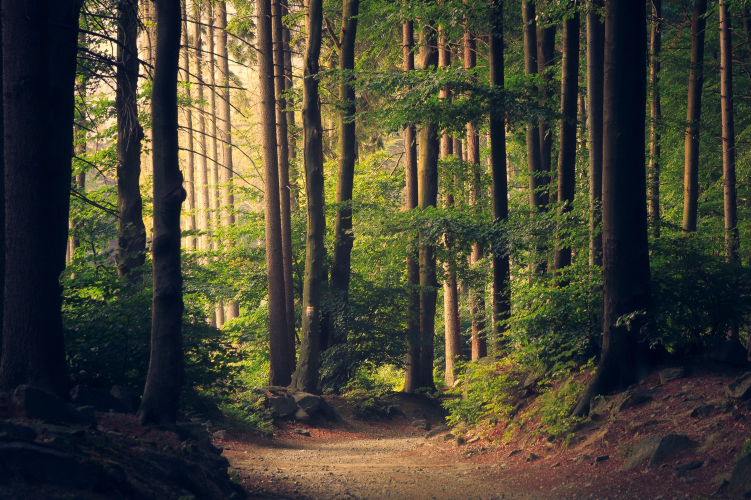
#> input picture assets/images/nature1.jfif, 1502 x 1000 px, given in place of cats.jpg, which was not available (shown at 1/2 size)
$ python contours.py
#> lines starting #> are read from the running program, lines starting #| are printed output that depends on the picture; after the words box and inside, x2 and y2 are one past the last pixel; in counts of white or black regions, pixels touching at a corner belong together; pictures that were not available may be replaced by others from this repository, and a replacement may not be noted
### spaces.py
import cv2 as cv
import matplotlib.pyplot as plt

def color_space_convert(image, conversion, show=False):

    options={
        'gray': cv.COLOR_BGR2GRAY,
        'hsv': cv.COLOR_BGR2HSV,
        'lab': cv.COLOR_BGR2LAB,
        'rgb': cv.COLOR_BGR2RGB
    }
    if conversion=='original':
        output=image
    else:
        color_space=options[conversion]
        output = cv.cvtColor(image, color_space)
    if show:
        cv.imshow(conversion+' Image', output)
        cv.waitKey(0)
    return output

def show_with_mat(image):
    plt.imshow(image)
    plt.show()

# [13 lines left out: functions hsv_convert_bgr, lab_convert_bgr, not called in this run]

# [8 lines that do not run on import are left out]


### basic.py
import cv2 as cv

# [7 lines left out: function gray_image, not called in this run]

def blur_image(image, mask, show=False):
    try:
        if mask%2==0:
            raise ValueError
        output_image = cv.GaussianBlur(image, (mask,mask), cv.BORDER_DEFAULT)

        if show:
            cv.imshow('Blurred Image', output_image)
            cv.waitKey(0)

        return output_image
    except ValueError:
        exit('Mask size must be uneven!')

# use as default th1=125, th2=175
# [44 lines left out: functions cascade_image, dilate_image, erode_image, resize_image, crop_image, not called in this run]

# [11 lines that do not run on import are left out]


### contours.py
import cv2 as cv
import numpy as np
from basic import blur_image
from spaces import color_space_convert

def canny_edge(image, th1=125, th2=175, show=False):
    output = cv.Canny(image, th1, th2)
    if show:
        cv.imshow('Canny Edge', output)
        cv.waitKey(0)

    return output

def find_contours(image, mode='list', approx='none', show=False):
    '''
    mode to find contours:
        tree = cv.RETR_TREE for all the hierarchical contours
        external = cv.RETR_EXTERNAL for all the external contours
        list = cv.RETR_LIST for all contours
    '''
    mode_options = {
        'tree': cv.RETR_TREE,
        'external': cv.RETR_EXTERNAL,
        'list': cv.RETR_LIST
    }
    if mode in mode_options:
        contour_mode = mode_options[mode]
    else:
        contour_mode = cv.RETR_LIST
    '''
    chain approximation methods:
        how to approximate the contours

        cv.CHAIN_APPROX_NONE does nothing and returns all the contours
        cv.CHAIN_APPROX_SIMPLE compresses all the contours that all returned into simple ones that make most sense
        takes all the points of the line and compresses into 1 line from the end points and excludes the points inbetween

    '''
    approximation_methods = {
        'none': cv.CHAIN_APPROX_NONE,
        'simple': cv.CHAIN_APPROX_SIMPLE
    }

    if approx in approximation_methods:
        chain_approx = approximation_methods[approx]
    else:
        chain_approx = cv.CHAIN_APPROX_NONE

    '''
    returns 2 values
        contours is a python list of all the coordinates of all the contours found on the image
        hierarchies refers to the hierarchical representation of contours
    '''

    contours, hierarchies = cv.findContours(image, contour_mode, chain_approx)
    if show:
        print(f'{len(contours)} contours were found!')
    return contours, hierarchies

def threshold_contour(image, min_th, max_th, show=False):
    '''
        looks at an image and tries to binaries that image (black and white)
        if min_th = 125 and max_th = 255 then
        if a pixel intensity is below 125, it'll be set to 0 (black)
        if a pixel intensity is above 125, it'll be set to 255 (white)
    '''
    ret, thresh = cv.threshold(image, min_th, max_th, cv.THRESH_BINARY)

    if show:
        cv.imshow('Thresh', thresh)
        cv.waitKey(0)

    return ret, thresh

def draw_contours(blank, contour_list, contour_index=-1, color=(0,0,255), thickness=2):
    cv.drawContours(blank, contour_list, contour_index, color, thickness=2)
    cv.imshow('Contours Drawn', blank)
    cv.waitKey(0)

if __name__=='__main__':
    image_file = 'assets/images/cats.jpg'
    img = cv.imread(image_file)
#> img is the input picture: shape (1000, 1502, 3); mean B, G, R 52.3, 67.9, 69.9
    blank = np.zeros(img.shape, dtype='uint8')

    gray_img = color_space_convert(img, 'gray')
#> in color_space_convert, `output = cv.cvtColor(image, color_space)`:
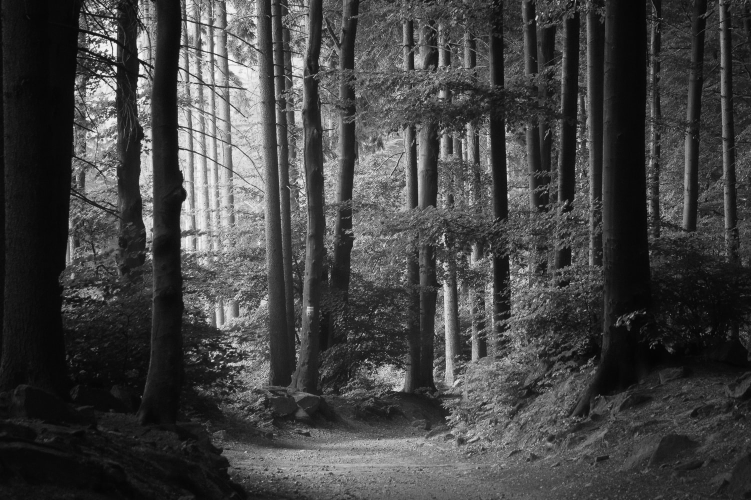
#> output: shape (1000, 1502) (shown at 1/2 size); min 1, max 250, mean 66.7
    blur = blur_image(gray_img, 5)
    canny = canny_edge(blur, 125, 175)
#> in canny_edge, `output = cv.Canny(image, th1, th2)`:
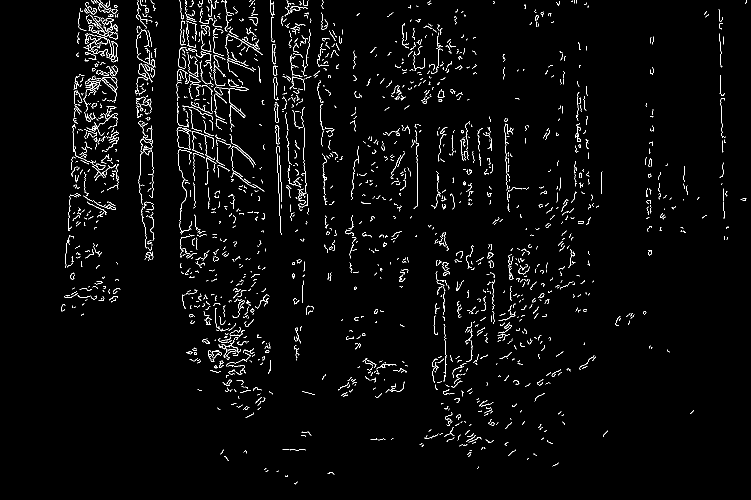
#> output: shape (1000, 1502) (shown at 1/2 size); 2.5% white in thin lines or dots, all inside (x1, y1, x2, y2) = (122, 0, 1494, 969)
    _, thresh = threshold_contour(gray_img, 125, 255, show=True)
#> in threshold_contour, `ret, thresh = cv.threshold(image, min_th, max_th, cv.THRESH_BINARY)`:
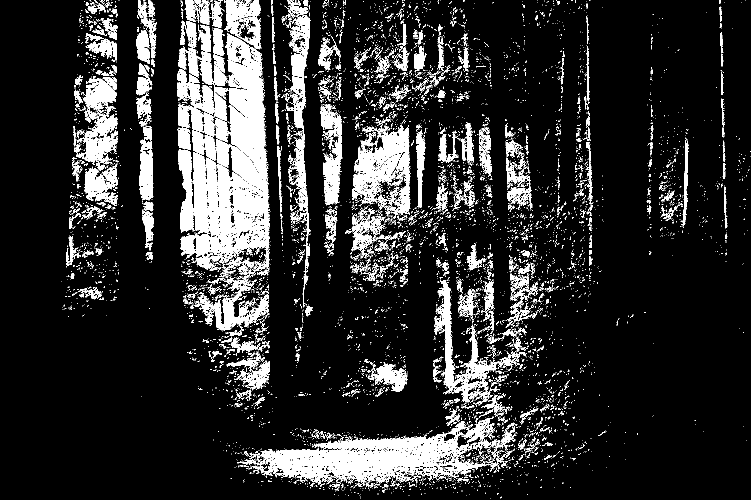
#> thresh: shape (1000, 1502) (shown at 1/2 size); 15.3% white; 7167 white regions (6596 under 20 px)
#> in threshold_contour, `ret, thresh = cv.threshold(image, min_th, max_th, cv.THRESH_BINARY)`: ret = 125
    find_contours(canny, show=True)
#> in find_contours, `contours, hierarchies = cv.findContours(image, contour_mode, chain_app..`: contours = 2111 contours, 2051 with area under 20; largest, box (x1, y1, x2, y2) and area: (222, 82, 235, 119) 192, (223, 82, 235, 115) 180, (546, 131, 556, 151) 95, (546, 132, 553, 151) 87, (289, 129, 299, 142) 62
#| 2111 contours were found!
    contours, h = find_contours(thresh, show=True)
#> in find_contours (call 2), `contours, hierarchies = cv.findContours(image, contour_mode, chain_app..`: contours = 11410 contours, 10799 with area under 20; largest, box (x1, y1, x2, y2) and area: (354, 66, 540, 551) 57941, (518, 833, 989, 973) 28174, (704, 249, 821, 430) 13894, (573, 30, 621, 615) 7731, (868, 559, 1052, 811) 7710
#| 11410 contours were found!

    draw_contours(blank, contours)
#> in draw_contours, `cv.drawContours(blank, contour_list, contour_index, color, thickness=2)`:
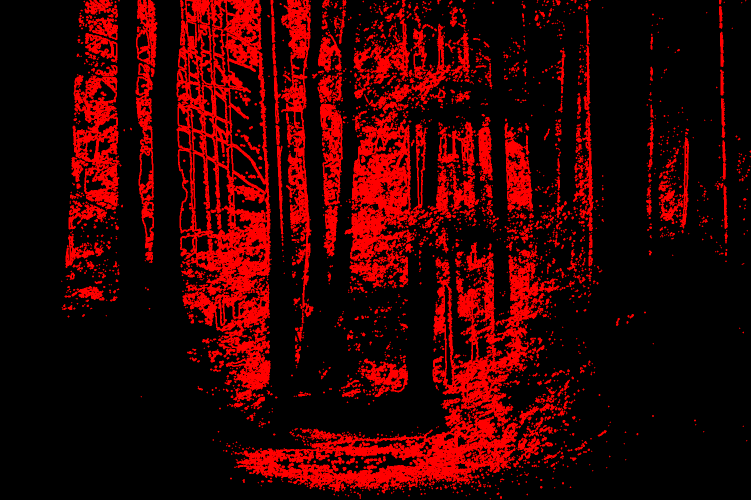
#> blank: shape (1000, 1502, 3) (shown at 1/2 size); mean of channels 0, 1, 2 0, 0, 52.2; drawn as B, G, R

$ run again, on assets/images/nature2.jfif
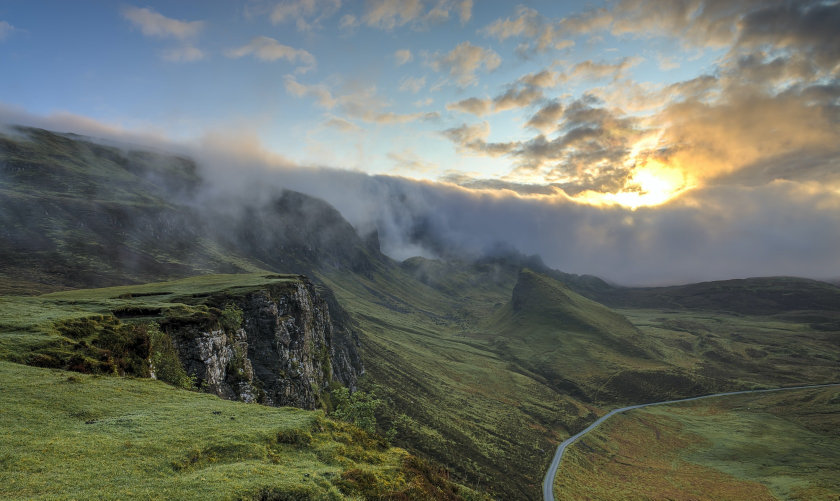
#> input picture assets/images/nature2.jfif, 1680 x 1001 px, given in place of cats.jpg, which was not available (shown at 1/2 size)
#> img is the input picture: shape (1001, 1680, 3); mean B, G, R 102.7, 111.5, 106.1
#> in threshold_contour, `ret, thresh = cv.threshold(image, min_th, max_th, cv.THRESH_BINARY)`:
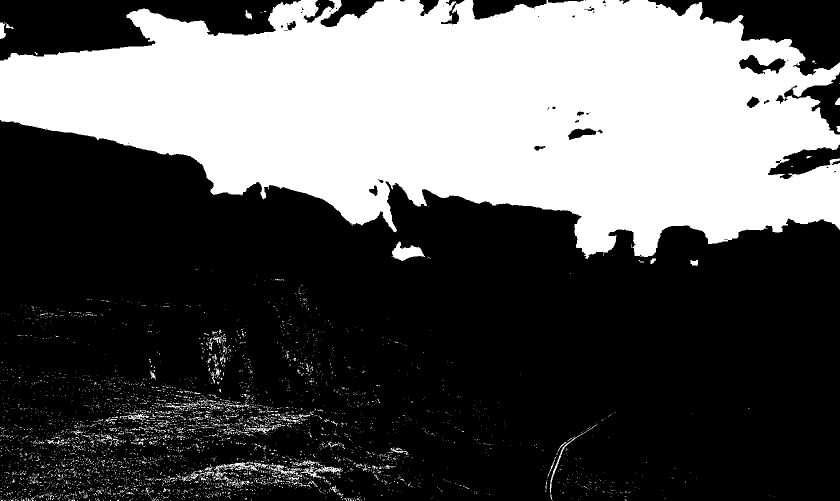
#> thresh: shape (1001, 1680) (shown at 1/2 size); 35.4% white; 4619 white regions (4451 under 20 px)
#> ret = 125
#> in find_contours, `contours, hierarchies = cv.findContours(image, contour_mode, chain_app..`: contours = 137 contours, all with area under 20
#| 137 contours were found!
#> in find_contours (call 2), `contours, hierarchies = cv.findContours(image, contour_mode, chain_app..`: contours = 4835 contours, 4754 with area under 20; largest, box (x1, y1, x2, y2) and area: (0, 0, 1680, 518) 571498, (1477, 109, 1572, 150) 1872, (783, 483, 850, 522) 1238, (1135, 256, 1194, 281) 792, (428, 924, 523, 960) 664
#| 4835 contours were found!
#> in draw_contours, `cv.drawContours(blank, contour_list, contour_index, color, thickness=2)`:
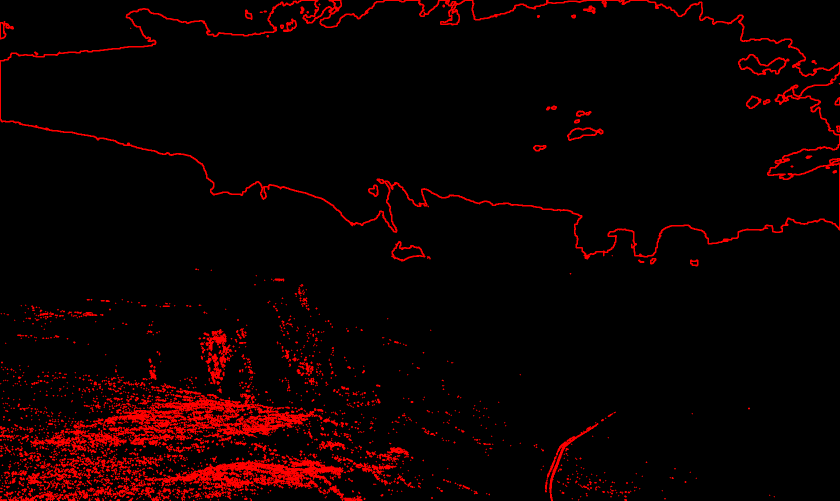
#> blank: shape (1001, 1680, 3) (shown at 1/2 size); mean of channels 0, 1, 2 0, 0, 14.5; drawn as B, G, R

$ run again, on assets/images/nature3.jfif
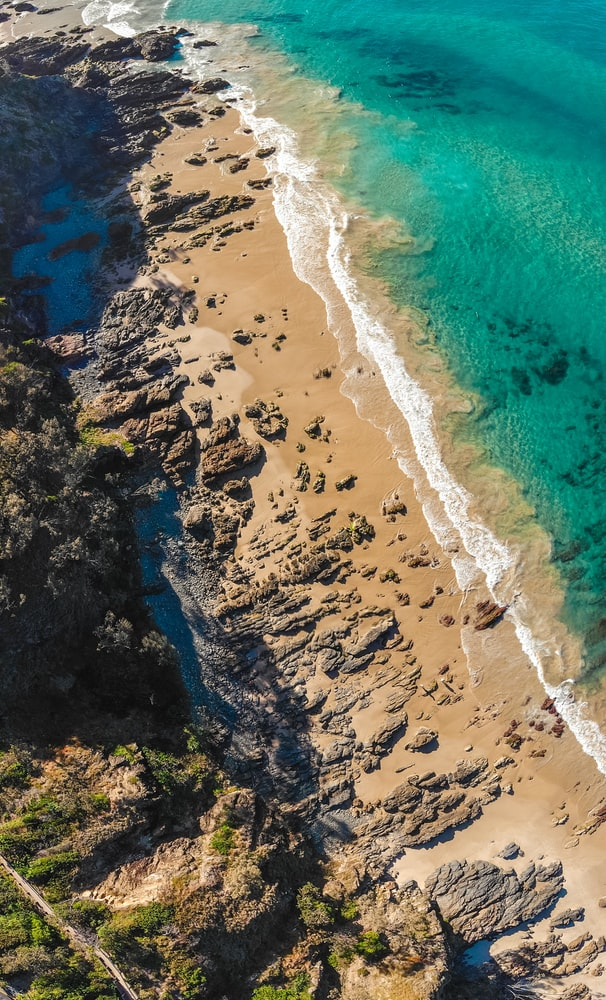
#> input picture assets/images/nature3.jfif, 606 x 1000 px, given in place of cats.jpg, which was not available
#> img is the input picture: shape (1000, 606, 3); mean B, G, R 98.2, 115.9, 103.9
#> in canny_edge, `output = cv.Canny(image, th1, th2)`:
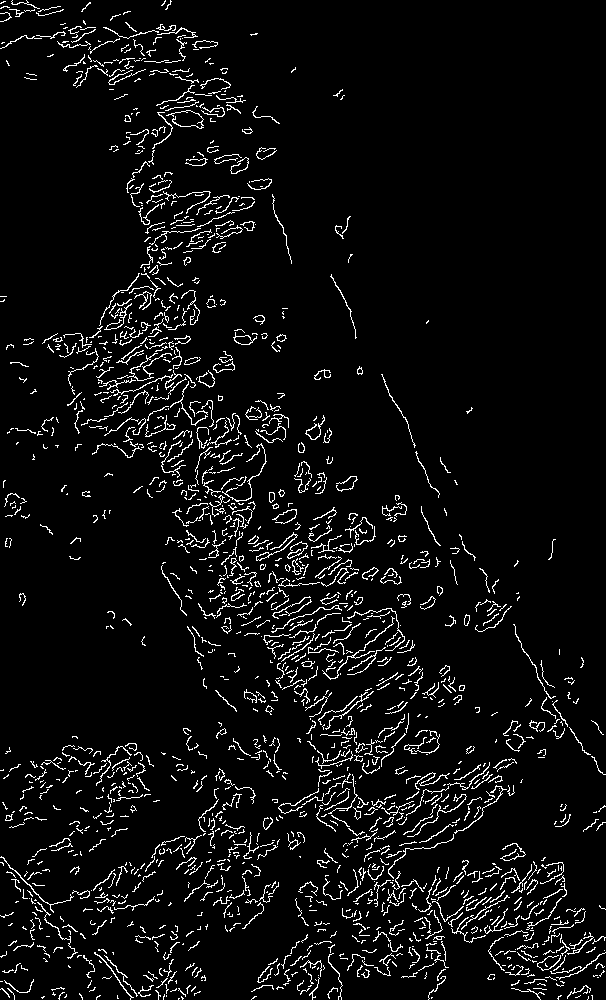
#> output: shape (1000, 606); 5.4% white in thin lines or dots
#> thresh: shape (1000, 606); 41.5% white; 3343 white regions (3118 under 20 px)
#> ret = 125
#> in find_contours, `contours, hierarchies = cv.findContours(image, contour_mode, chain_app..`: contours = 1682 contours, 1622 with area under 20; largest, box (x1, y1, x2, y2) and area: (233, 332, 257, 345) 126, (234, 335, 253, 345) 113, (256, 532, 298, 561) 88, (322, 616, 395, 680) 50, (256, 552, 270, 561) 49
#| 1682 contours were found!
#> in find_contours (call 2), `contours, hierarchies = cv.findContours(image, contour_mode, chain_app..`: contours = 6041 contours, 5638 with area under 20; largest, box (x1, y1, x2, y2) and area: (0, 0, 606, 1000) 234290, (69, 828, 227, 931) 4622, (329, 934, 448, 1000) 2886, (306, 605, 405, 684) 2669, (380, 758, 490, 815) 1872
#| 6041 contours were found!
#> in draw_contours, `cv.drawContours(blank, contour_list, contour_index, color, thickness=2)`:
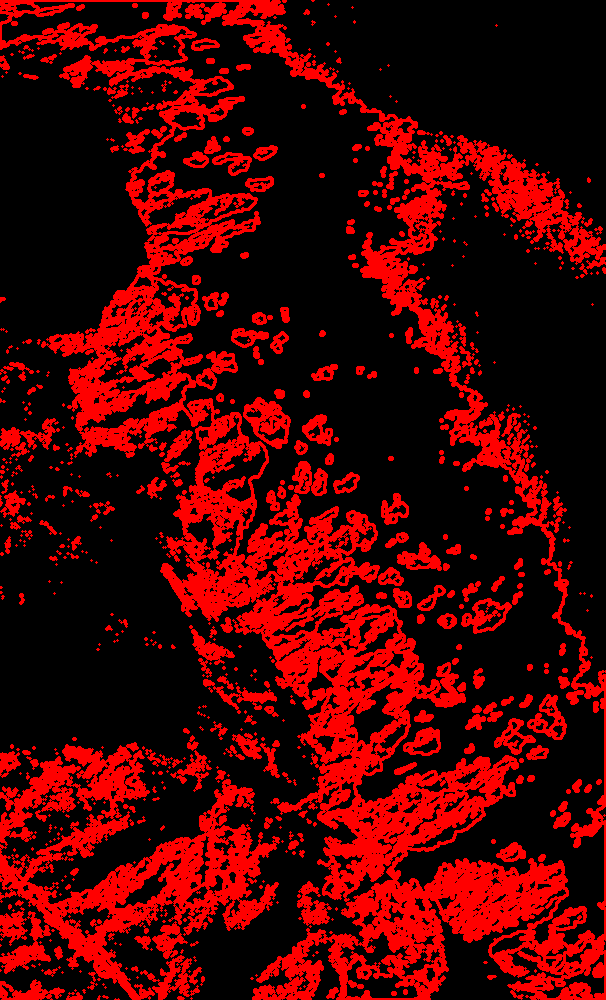
#> blank: shape (1000, 606, 3); mean of channels 0, 1, 2 0, 0, 75.7; drawn as B, G, R
